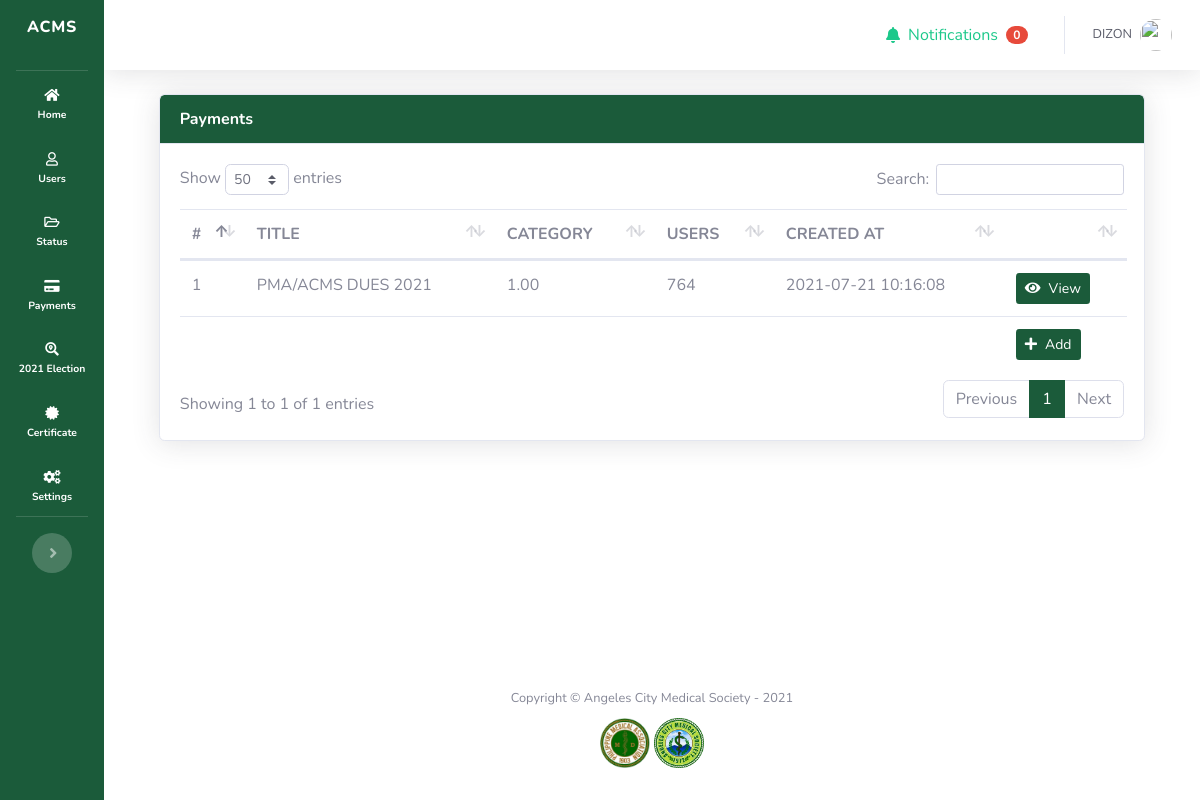
Screenshot of /admin/payment_list.php (signed in) with the database file from the repository.
### tables this page shows
CREATE TABLE `payments` (
  `id` int(11) NOT NULL,
  `title` varchar(255) NOT NULL,
  `category` varchar(255) NOT NULL,
  `amount` float NOT NULL DEFAULT 0,
  `auto_assign` tinyint(1) NOT NULL DEFAULT 1,
  `created_at` datetime NOT NULL DEFAULT current_timestamp(),
  `updated_at` datetime NOT NULL DEFAULT current_timestamp(),
  `deleted_at` datetime DEFAULT NULL
);

### admin/payment_list.php (the view, shortened to what this page needs)
<?php
    include('sidebar.php');
    $payments           =   $mysqli->query("SELECT * FROM payments WHERE deleted_at is null");
?>
    <div id="content-wrapper" class="d-flex flex-column">
      <div id="content">
<?php require('topbar.php'); ?>
        <div class="container-fluid">
            <div class="row">
                <div class="col-md-12">
                    <div class="card shadow overflow-auto">
                        <div class="card-header bg-gradient-primary text-white font-weight-bold">
                            Payments
                        </div>
                        <div class="card-body">
                            <table id="table_payments" class="table table-hover text-sm">
                                <thead>
                                  <tr>
                                      <th>#</th>
                                      <th>TITLE</th>
                                      <th>CATEGORY</th>
                                      <th>USERS</th>
                                      <th>CREATED AT</th>
                                      <th></th>
                                  </tr>
                                </thead>
                                <tbody>
                                  <?php $i=1; ?>
                                  <?php foreach($payments as $payment):?>
                                  <tr class="cursor-pointer">
                                    <td>
                                      <?=$i?>
                                    </td>
                                    <td>
                                        <?=$payment['title']?>
                                    </td>
                                    <td>
                                      <?=number_format($payment['amount'], 2)?>
                                    </td>
                                    <td>
                                      <?=mysqli_num_rows($mysqli->query("SELECT * FROM user_payments WHERE payment_id = {$payment['id']}"))?>
                                    </td>
                                    <td>
                                      <?=$payment['created_at']?>
                                    </td>
                                    <td>
                                      <a href="payment_view.php?payment_id=<?=$payment['id']?>" class="btn btn-sm bg-gradient-primary text-white">
                                        <i class='fas fa-eye mr-2'></i>View
                                      </a>
                                    </td>
                                  </tr>
                                  <?php $i++; ?>
                                  <?php endforeach ?>
                                </tbody>
                                <tfoot>
                                  <tr>
                                    <td colspan=5>
                                    </td>
                                    <td colspan='1'>
                                      <button class="btn btn-sm bg-gradient-primary text-white" data-toggle="modal" data-target="#modal_create_payment">
                                        <i class='fas fa-plus mr-2'></i>Add
                                      </button>
                                    </td>
                                  </tr>
                                </tfoot>
                            </table>
                        </div>
                    </div>
                </div>
            </div>
        </div>
      </div>
<?php
  include('footer.php');
?>

### admin/sidebar.php (style rules this page uses)
a:link { text-decoration: none; }
.bg-gradient-primary { background-color: #1b5b3a !important; background-image: none !important; background-image: none !important; background-size: cover !important; }
.container-fluid { background-color: white; padding-left: 5% !important; padding-right: 5% !important; }
#content-wrapper { background-color: white !important; }
::placeholder { opacity: 0.7 !important; }

### rows the page displays
payments: title "PMA/ACMS DUES 2021", amount "1.00", query "764", created_at "2021-07-21 10:16:08"

### other values shown
$unread "0"
$_SESSION['full_name'] "DIZON"
